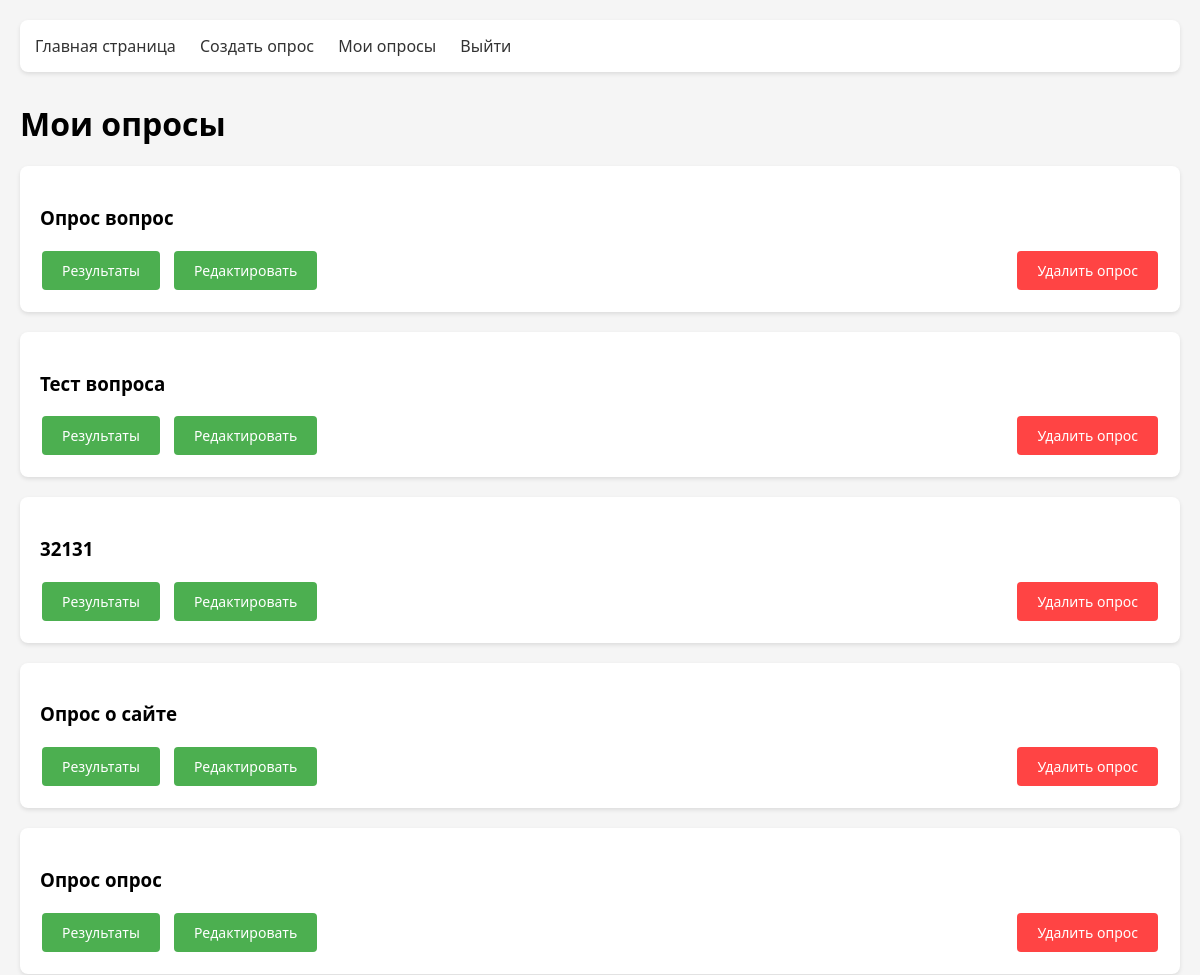
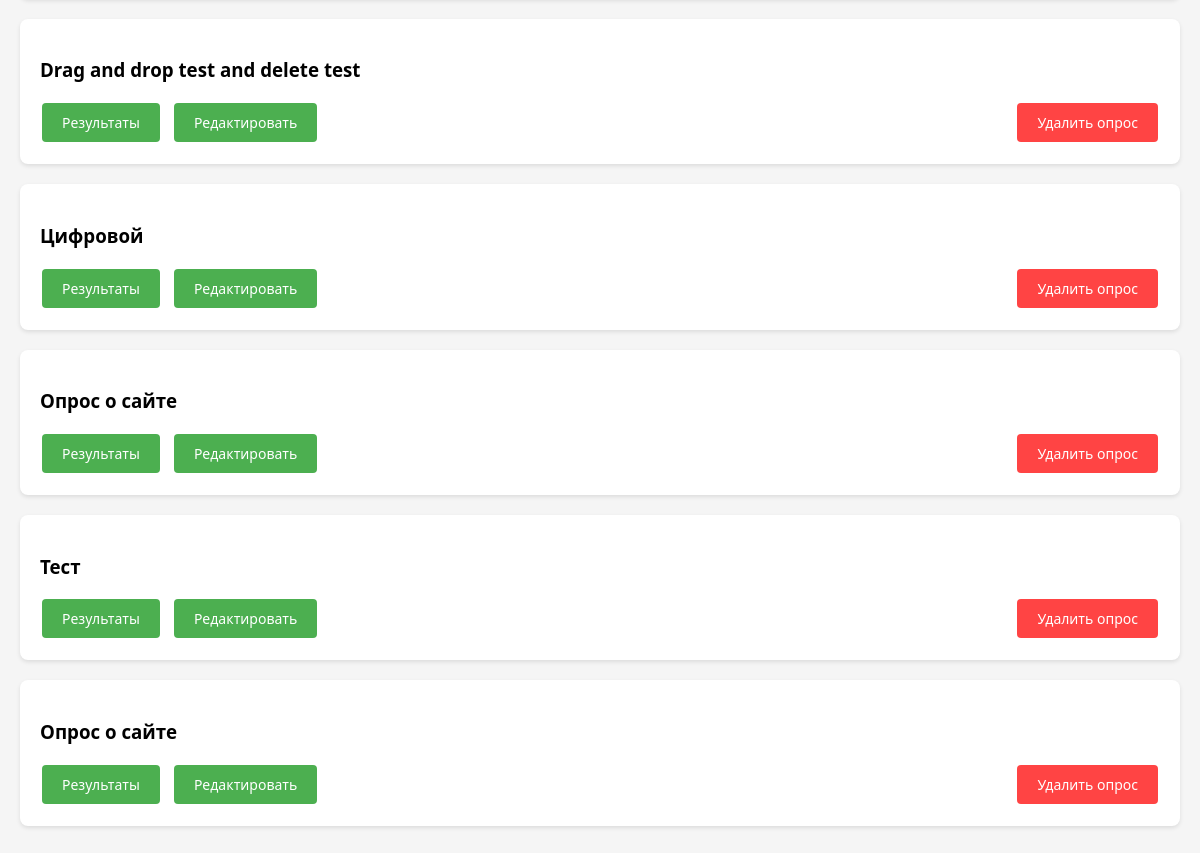
The page /my_polls (signed in) on the database as committed earlier (2 pictures, top to bottom).
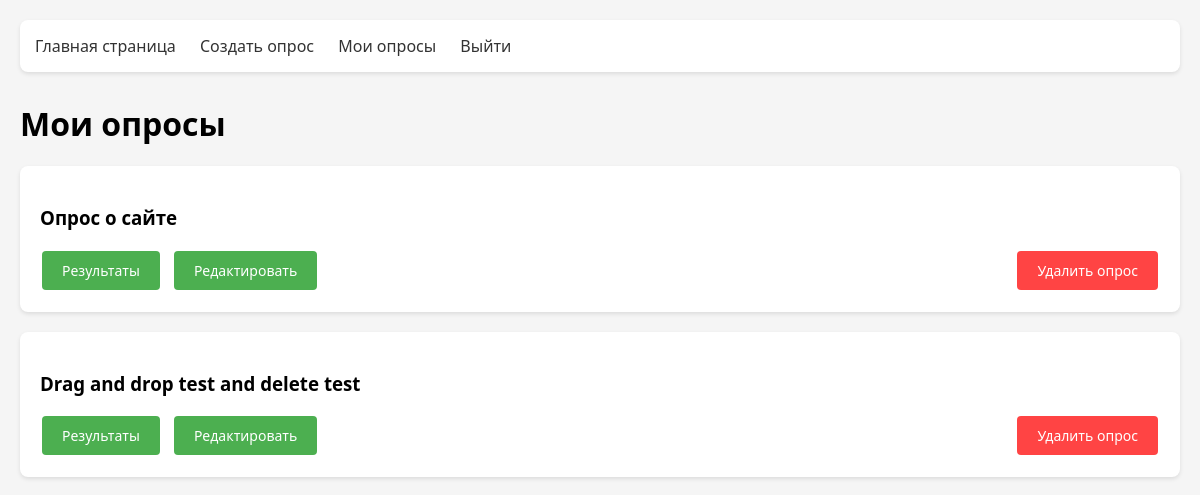
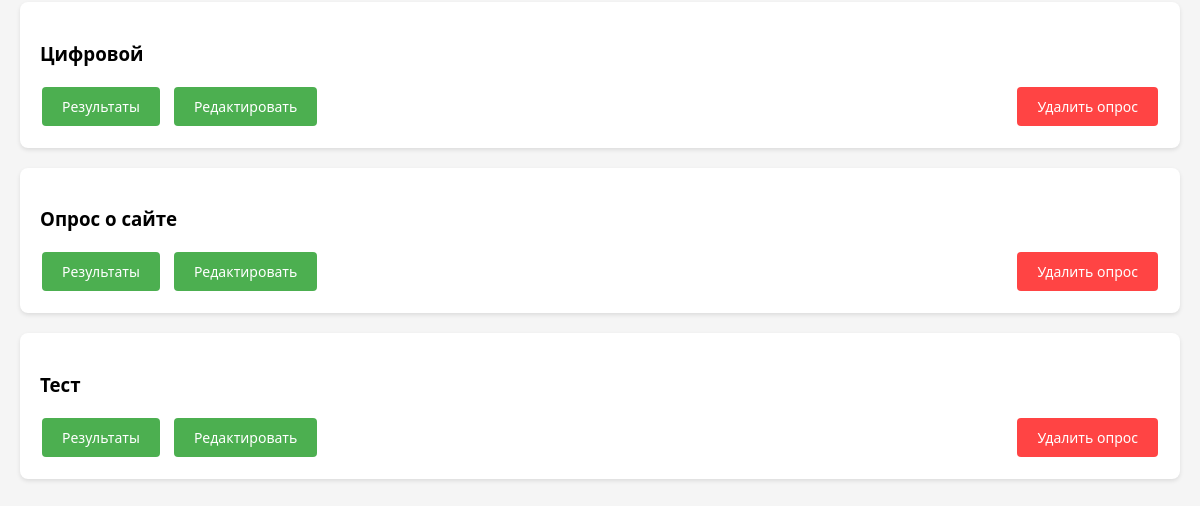
The same page on the database as committed later (2 pictures, top to bottom).
### app.py (models this page shows)
class Poll(db.Model):
    __tablename__ = 'polls'
    id = db.Column(db.Integer, primary_key=True)
    title = db.Column(db.String(100), nullable=False)
    user_id = db.Column(db.Integer, db.ForeignKey('users.id'), nullable=False, index=True)
    questions = db.relationship('Question', backref='poll', lazy=True, cascade='all, delete-orphan')
    answers = db.relationship('Answer', backref='poll', lazy=True, cascade='all, delete-orphan')

### app.py (the view)
@app.route('/my_polls')
@login_required
def my_polls():
    user_polls = Poll.query.filter_by(user_id=current_user.id).order_by(Poll.id.desc()).all()
    return render_template('my_polls.html', polls=user_polls)

### app.py (called while the page is built)
@login_manager.user_loader
def load_user(user_id):
    return User.query.get(int(user_id))

### templates/my_polls.html (shortened to what this page needs)
{% extends "base.html" %}
{% block content %}
<div class="polls-container">
    <h1>Мои опросы</h1>
    <div class="polls-list">
        {% for poll in polls %}
        <div class="poll-card">
            <h3>{{ poll.title }}</h3>
            <div class="poll-actions">
                <a href="{{ url_for('poll_results', poll_id=poll.id) }}" class="btn">Результаты</a>
                <a href="#" class="btn">Редактировать</a>
                <form action="{{ url_for('delete_poll', poll_id=poll.id) }}" method="POST" class="inline-form">
                    <button
                            type="submit"
                            class="btn btn-delete-poll"
                            onclick="return confirm('Вы уверены что хотите удалть опрос?')"
                    >
                        Удалить опрос
                    </button>
                </form>
            </div>
        </div>
        {% endfor %}
    </div>
</div>
{% endblock %}

Rows that differ between the two databases and show on the page:
removed Poll: title "Опрос вопрос"
removed Poll: title "Тест вопроса"
removed Poll: title "32131"
removed Poll: title "Опрос опрос"
removed Poll: title "Опрос о сайте"
